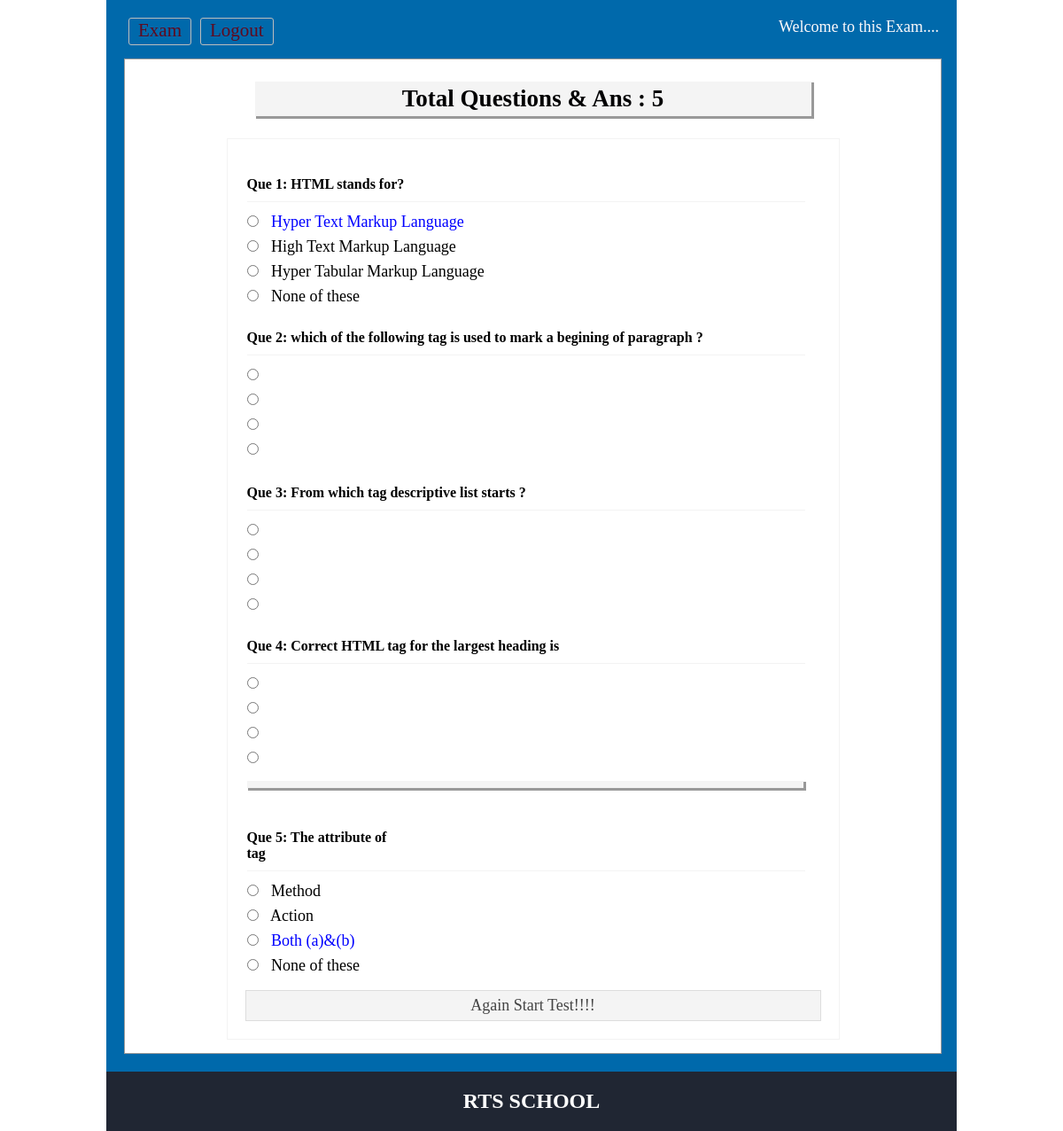
The app's page /Student/OnlineExam/viewans.php (signed in) with its own data.
### tables this page shows
CREATE TABLE `tbl_ques` (
  `id` int(11) NOT NULL,
  `quesNo` int(11) NOT NULL,
  `ques` text NOT NULL
);

CREATE TABLE `tbl_ans` (
  `id` int(11) NOT NULL,
  `quesNo` int(11) NOT NULL,
  `rightAns` int(11) NOT NULL DEFAULT 0,
  `ans` text NOT NULL
);

### Student/OnlineExam/lib/Session.php (called while the page is built, shortened)
<?php
class Session{
	 public static function get($key){
	 	if (isset($_SESSION[$key])) {
	 		return $_SESSION[$key];
	 	} else {
	 		return false;
	 	}
	 }
}
?>

### Student/OnlineExam/classes/Exam.php (called while the page is built, shortened)
<?php
    $filepath = realpath(dirname(__FILE__));
	include_once ($filepath.'/../lib/Database.php');
class Exam{
	private $db;
	public function __construct(){
		$this->db = new Database();
	}
	public function getQueByOrder(){
		$query = "select * from tbl_ques order by quesNo ASC";
		$result = $this->db->select($query);
		return $result;
	}
	public function getTotalRows(){
		$query = "select * from tbl_ques";
		$getResult = $this->db->select($query);
		$total = $getResult->num_rows;
		return $total;
	}
	  public function getAnswer($number){
		$query = "select * from tbl_ans where quesNo = '$number'";
		$getdata = $this->db->select($query);
		return $getdata ;
	  }
}
?>

### Student/OnlineExam/lib/Database.php (called while the page is built, shortened)
<?php
Class Database{
	public $host   = DB_HOST;
	public $user   = DB_USER;
	public $pass   = DB_PASS;
	public $dbname = DB_NAME;
	public $link;
	private function connectDB(){
	$this->link = new mysqli($this->host, $this->user, $this->pass, $this->dbname);
 }
	public function select($query){
		$result = $this->link->query($query) or die($this->link->error.__LINE__);
		if($result->num_rows > 0){
			return $result;
		} else {
			return false;
		}
	}
}

### Student/OnlineExam/viewans.php (the view, shortened to what this page needs)
 <?php include 'inc/header.php'; ?>
<?php
	$total       = $exm->getTotalRows();
?>
<div class="main">
<h1>Total Questions & Ans : <?php echo $total; ?></h1>
	<div class="viewans">
		<table>
		<?php
			$getQues = $exm->getQueByOrder();
			if($getQues){
				while($question = $getQues->fetch_assoc()){
		?>
			<tr>
				<td colspan="2">
				 <h3>Que <?php echo $question['quesNo']; ?>: <?php echo $question['ques']; ?></h3>
				</td>
			</tr>
			<?php
				$number = $question['quesNo'];
				$answer = $exm->getAnswer($number);
				if($answer){
					while($result = $answer->fetch_assoc()){
			?>
			<tr>
				<td>
				 <input type="radio"/>
				 <?php
						if($result['rightAns'] == '1'){
							echo "<span style='color:blue'>".$result['ans']."</span>";
						}else{
							echo $result['ans'];
						}
					?>
				</td>
			</tr>
				<?php } } ?>
			<?php } } ?>
		</table>
		<a href="starttest.php">Again Start Test!!!!</a>
</div>
 </div>
<?php include 'inc/footer.php'; ?>

### Student/OnlineExam/inc/header.php (shortened to what this page needs)
<?php
	$filepath = realpath(dirname(__FILE__));
	include_once ($filepath.'/../lib/Session.php');
	include_once ($filepath.'/../lib/Database.php');
	$exm = new Exam();
?>
<!doctype html>
<html>
<head>
	<link rel="stylesheet" href="css/main.css">
</head>
<body>
<div class="phpcoding">
		<section class="maincontent">
		<div class="menu">
		<ul>
		<?php
			$login = Session::get("login");
			if($login == true){
		?>
			<li><a href="exam.php">Exam</a></li>
			<li><a href="?action=logout">Logout</a></li>
			<?php } else { ?>
			<li><a href="index.php">Login</a></li>
			<li><a href="register.php">Register</a></li>
			<li><a href="../studentHome.php">Home</a></li>
			<?php } ?>
		</ul>
		<?php
			$login = Session::get("login");
			if($login == true){
		?>
		<span style ="float:right;color:#fdfafb"; font-family : "Times New Roman", Georgia, Serif;>
		Welcome<strong><?php echo Session::get("name"); ?></strong> to this Exam....
		</span>
		<?php } ?>
		</div>

### Student/OnlineExam/inc/footer.php (shortened to what this page needs)
</section>
<section class="footeroption">
		<h2><?php echo "RTS SCHOOL"; ?></h2>
	</section>
</div>
</body>
</html>

### Student/OnlineExam/css/main.css (style rules this page uses)
* { margin:0;padding:0;outline:none }
body { font-family:verdana }
.phpcoding { width:900px; margin: 0 auto;background:#4d49f2 }
.headeroption h2, .footeroption h2 { margin:0;font-size:24px }
.maincontent { font-size: 18px; min-height: 430px; padding: 20px; }
.main { background: #fff none repeat scroll 0 0; border: 1px solid #999; margin-top: 10px; min-height: 368px; padding: 15px; width: 891px; }
.main h1 { background: #f4f4f4 none repeat scroll 0 0; font-family: "Times New Roman", Times, serif; box-shadow: 2px 2px 0 1px #999; color: #010002; margin: 10px auto 25px; padding: 4px; text-align: center; width: 620px; }
.menu { overflow:hidden; }
.menu ul { margin:0;padding:0;list-style:none }
.menu ul li { display:block;float:left; }
.menu ul li a { border: 1px solid #bdbdbd; border-radius: 3px; font-size: 21px; font-family: "Times New Roman", Georgia, Serif; color: #5f0a1f; display: block; margin: 0 5px 5px; padding: 1px 10px 3px; text-decoration: none; }
.viewans { border: 1px solid #f3f3f3; margin: 0 auto; max-width: 650px; padding: 20px; }
.viewans input[type="radio"] { margin-bottom: 10px; margin-right: 10px; cursor:pointer; }
.viewans h3 { border-bottom: 1px solid #f3f3f3; font-size: 16px; margin-bottom: 10px; padding-bottom: 10px; margin-top:20px; }
.starttest a, .viewans a { background:#f4f4f4 none repeat scroll 0 0; border: 1px solid #ddd; color: #444; display: block; margin-top: 10px; padding: 6px 10px; text-align: center; text-decoration:none }

### Student/OnlineExam/inc/header.php (style rules this page uses)
.phpcoding { width:960px; margin: 0 auto;background:#0069ab; }

### Student/OnlineExam/inc/footer.php (style rules this page uses)
.footeroption { background:#202633;color:#fff;text-align:center;padding:20px;font-family: "Times New Roman", Times, serif; }

### records on screen
tbl_ques: quesNo "1", ques "HTML stands for?"
tbl_ans: ans "Hyper Text Markup Language"
tbl_ans: ans "High Text Markup Language"
tbl_ans: ans "Hyper Tabular Markup Language"
tbl_ans: ans "None of these"
tbl_ques: quesNo "2", ques "which of the following tag is used to mark a begining of paragraph ?"
tbl_ques: quesNo "3", ques "From which tag descriptive list starts ?"
tbl_ques: quesNo "4", ques "Correct HTML tag for the largest heading is"
tbl_ques: quesNo "5", ques "The attribute of tag"
tbl_ans: ans "Method"
tbl_ans: ans "Action"
tbl_ans: ans "Both (a)&(b)"
tbl_ans: ans "None of these"

### other values on screen
$total "5"
